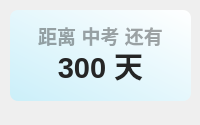
<?xml version="1.0" encoding="UTF-8"?>
<ui version="4.0">
 <class>Form</class>
 <widget class="QWidget" name="Form">
  <property name="geometry">
   <rect>
    <x>0</x>
    <y>0</y>
    <width>200</width>
    <height>125</height>
   </rect>
  </property>
  <property name="minimumSize">
   <size>
    <width>0</width>
    <height>0</height>
   </size>
  </property>
  <property name="maximumSize">
   <size>
    <width>16777215</width>
    <height>65536</height>
   </size>
  </property>
  <property name="windowTitle">
   <string>倒计日</string>
  </property>
  <widget class="QLabel" name="countdown_custom_title">
   <property name="geometry">
    <rect>
     <x>20</x>
     <y>20</y>
     <width>161</width>
     <height>31</height>
    </rect>
   </property>
   <property name="font">
    <font>
     <family>Microsoft YaHei UI</family>
     <pointsize>14</pointsize>
     <weight>75</weight>
     <bold>true</bold>
    </font>
   </property>
   <property name="styleSheet">
    <string notr="true">color: rgba(0, 0, 0, 90);
font-weight: bold;</string>
   </property>
   <property name="text">
    <string>距离 中考 还有</string>
   </property>
   <property name="textFormat">
    <enum>Qt::PlainText</enum>
   </property>
   <property name="alignment">
    <set>Qt::AlignCenter</set>
   </property>
  </widget>
  <widget class="QLabel" name="custom_countdown">
   <property name="geometry">
    <rect>
     <x>20</x>
     <y>30</y>
     <width>161</width>
     <height>71</height>
    </rect>
   </property>
   <property name="font">
    <font>
     <family>Microsoft YaHei UI</family>
     <pointsize>22</pointsize>
     <weight>75</weight>
     <bold>true</bold>
    </font>
   </property>
   <property name="styleSheet">
    <string notr="true">border: none;
color: rgba(37, 37, 37, 255);
font-weight: bold</string>
   </property>
   <property name="text">
    <string>300 天</string>
   </property>
   <property name="textFormat">
    <enum>Qt::PlainText</enum>
   </property>
   <property name="alignment">
    <set>Qt::AlignCenter</set>
   </property>
  </widget>
  <widget class="QLabel" name="backgnd">
   <property name="geometry">
    <rect>
     <x>10</x>
     <y>10</y>
     <width>181</width>
     <height>91</height>
    </rect>
   </property>
   <property name="styleSheet">
    <string notr="true">background-color: qlineargradient(spread:pad, x1:0, y1:1, x2:1, y2:0, stop:0 rgba(203, 239, 249, 255), stop:1 rgba(255, 255, 255, 255));
border-radius: 8px</string>
   </property>
   <property name="text">
    <string/>
   </property>
  </widget>
  <widget class="QLabel" name="img">
   <property name="geometry">
    <rect>
     <x>10</x>
     <y>10</y>
     <width>91</width>
     <height>91</height>
    </rect>
   </property>
   <property name="styleSheet">
    <string notr="true"/>
   </property>
   <property name="pixmap">
    <pixmap>img/2.png</pixmap>
   </property>
   <property name="scaledContents">
    <bool>true</bool>
   </property>
  </widget>
  <zorder>backgnd</zorder>
  <zorder>img</zorder>
  <zorder>countdown_custom_title</zorder>
  <zorder>custom_countdown</zorder>
 </widget>
 <resources/>
 <connections/>
</ui>
